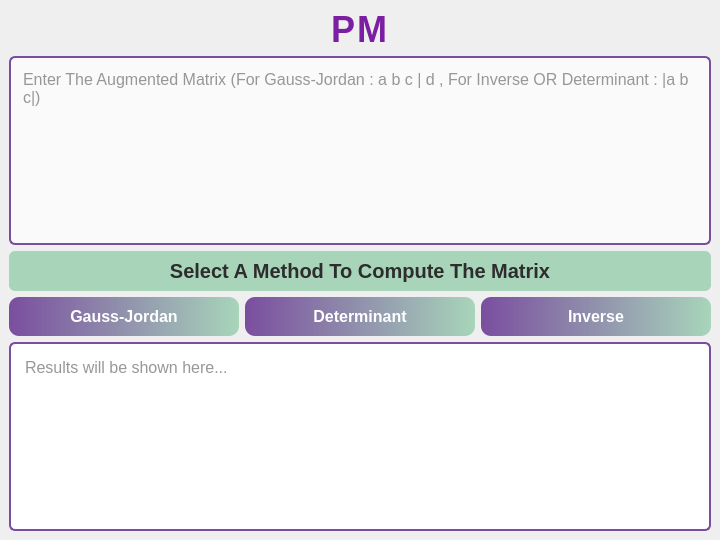
<?xml version="1.0" encoding="UTF-8"?>
<ui version="4.0">
    <class>MainWindow</class>
    <widget class="QMainWindow" name="MainWindow">
        <property name="geometry">
            <rect>
                <x>0</x>
                <y>0</y>
                <width>720</width>
                <height>540</height>
            </rect>
        </property>
        <property name="windowTitle">
            <string>Matrix Solver</string>
        </property>
        <widget class="QWidget" name="centralwidget">
            <layout class="QVBoxLayout" name="verticalLayout">
                <!-- Logo / Title -->
                <item>
                    <widget class="QLabel" name="pmLabel">
                        <property name="text">
                            <string>PM</string>
                        </property>
                        <property name="alignment">
                            <set>Qt::AlignCenter</set>
                        </property>
                        <property name="styleSheet">
                            <string>
                                color: #7B1FA2;
                                font-size: 36px;
                                font-weight: 700;
                                letter-spacing: 2px;
                            </string>
                        </property>
                    </widget>
                </item>

                <!-- Input Field -->
                <item>
                    <widget class="QTextEdit" name="matrixInput">
                        <property name="placeholderText">
                            <string>Enter The Augmented Matrix (For Gauss-Jordan : a b c | d , For Inverse OR Determinant : |a b c|)</string>
                        </property>
                        <property name="styleSheet">
                            <string>
                                background-color: #fafafa;
                                border: 2px solid #7a4e9f;
                                border-radius: 6px;
                                font-size: 16px;
                                padding: 8px;
                                color: #333;
                            </string>
                        </property>
                    </widget>
                </item>

                <!-- Label Above Buttons -->
                <item>
                    <widget class="QLabel" name="titleLabel">
                        <property name="text">
                            <string>Select A Method To Compute The Matrix</string>
                        </property>
                        <property name="alignment">
                            <set>Qt::AlignCenter</set>
                        </property>
                        <property name="styleSheet">
                            <string>
                                background-color: #a8d5ba;
                                font-size: 20px;
                                color: #2d2d2d;
                                padding: 8px;
                                border-radius: 6px;
                                font-weight: 600;
                            </string>
                        </property>
                    </widget>
                </item>

                <!-- Buttons -->
                <item>
                    <layout class="QHBoxLayout" name="methodButtonsLayout">
                        <!-- Gauss-Jordan Button -->
                        <item>
                            <widget class="QPushButton" name="btnGaussJordan">
                                <property name="text">
                                    <string>Gauss-Jordan</string>
                                </property>
                                <property name="checkable">
                                    <bool>true</bool>
                                </property>
                                <property name="styleSheet">
                                    <string notr="true">
                                        QPushButton {
                                        background-color: qlineargradient(x1:0, y1:0, x2:1, y2:0, stop:0 #7a4e9f, stop:1 #a8d5ba);
                                        color: white;
                                        font-size: 16px;
                                        font-weight: bold;
                                        border-radius: 10px;
                                        padding: 10px 20px;
                                        border: none;
                                        }
                                        QPushButton:hover {
                                        background-color: #8c62b5;
                                        }
                                    </string>
                                </property>
                            </widget>
                        </item>

                        <!-- Determinant Button -->
                        <item>
                            <widget class="QPushButton" name="btnDeterminant">
                                <property name="text">
                                    <string>Determinant</string>
                                </property>
                                <property name="checkable">
                                    <bool>true</bool>
                                </property>
                                <property name="styleSheet">
                                    <string notr="true">
                                        QPushButton {
                                        background-color: qlineargradient(x1:0, y1:0, x2:1, y2:0, stop:0 #7a4e9f, stop:1 #a8d5ba);
                                        color: white;
                                        font-size: 16px;
                                        font-weight: bold;
                                        border-radius: 10px;
                                        padding: 10px 20px;
                                        border: none;
                                        }
                                        QPushButton:hover {
                                        background-color: #8c62b5;
                                        }
                                    </string>
                                </property>
                            </widget>
                        </item>

                        <!-- Inverse Button -->
                        <item>
                            <widget class="QPushButton" name="btnInverse">
                                <property name="text">
                                    <string>Inverse</string>
                                </property>
                                <property name="checkable">
                                    <bool>true</bool>
                                </property>
                                <property name="styleSheet">
                                    <string notr="true">
                                        QPushButton {
                                        background-color: qlineargradient(x1:0, y1:0, x2:1, y2:0, stop:0 #7a4e9f, stop:1 #a8d5ba);
                                        color: white;
                                        font-size: 16px;
                                        font-weight: bold;
                                        border-radius: 10px;
                                        padding: 10px 20px;
                                        border: none;
                                        }
                                        QPushButton:hover {
                                        background-color: #8c62b5;
                                        }
                                    </string>
                                </property>
                            </widget>
                        </item>
                    </layout>
                </item>

                <!-- Result Display -->
                <item>
                    <widget class="QTextBrowser" name="resultDisplay">
                        <property name="placeholderText">
                            <string>Results will be shown here...</string>
                        </property>
                        <property name="styleSheet">
                            <string>
                                background-color: #ffffff;
                                border: 2px solid #7a4e9f;
                                font-size: 16px;
                                color: #2f2f2f;
                                padding: 10px;
                                border-radius: 6px;
                            </string>
                        </property>
                    </widget>
                </item>

            </layout>
        </widget>
    </widget>
    <resources/>
    <connections/>
</ui>
